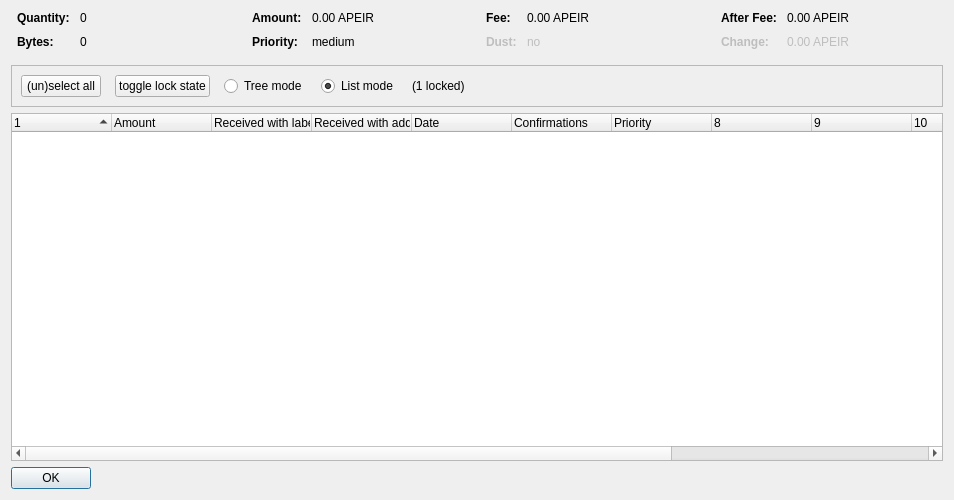
<?xml version="1.0" encoding="UTF-8"?>
<ui version="4.0">
 <class>CoinControlDialog</class>
 <widget class="QDialog" name="CoinControlDialog">
  <property name="geometry">
   <rect>
    <x>0</x>
    <y>0</y>
    <width>954</width>
    <height>500</height>
   </rect>
  </property>
  <property name="windowTitle">
   <string>Coin Selection</string>
  </property>
  <layout class="QVBoxLayout" name="verticalLayout">
   <item>
    <layout class="QHBoxLayout" name="horizontalLayoutTop" stretch="0,0,0,0">
     <property name="topMargin">
      <number>0</number>
     </property>
     <property name="bottomMargin">
      <number>10</number>
     </property>
     <item>
      <layout class="QFormLayout" name="formLayoutCoinControl1">
       <property name="horizontalSpacing">
        <number>10</number>
       </property>
       <property name="verticalSpacing">
        <number>10</number>
       </property>
       <property name="leftMargin">
        <number>6</number>
       </property>
       <property name="rightMargin">
        <number>6</number>
       </property>
       <item row="0" column="0">
        <widget class="QLabel" name="labelCoinControlQuantityText">
         <property name="font">
          <font>
           <weight>75</weight>
           <bold>true</bold>
          </font>
         </property>
         <property name="text">
          <string>Quantity:</string>
         </property>
        </widget>
       </item>
       <item row="0" column="1">
        <widget class="QLabel" name="labelCoinControlQuantity">
         <property name="cursor">
          <cursorShape>IBeamCursor</cursorShape>
         </property>
         <property name="contextMenuPolicy">
          <enum>Qt::ActionsContextMenu</enum>
         </property>
         <property name="text">
          <string notr="true">0</string>
         </property>
         <property name="textInteractionFlags">
          <set>Qt::LinksAccessibleByMouse|Qt::TextSelectableByKeyboard|Qt::TextSelectableByMouse</set>
         </property>
        </widget>
       </item>
       <item row="1" column="0">
        <widget class="QLabel" name="labelCoinControlBytesText">
         <property name="font">
          <font>
           <weight>75</weight>
           <bold>true</bold>
          </font>
         </property>
         <property name="text">
          <string>Bytes:</string>
         </property>
        </widget>
       </item>
       <item row="1" column="1">
        <widget class="QLabel" name="labelCoinControlBytes">
         <property name="cursor">
          <cursorShape>IBeamCursor</cursorShape>
         </property>
         <property name="contextMenuPolicy">
          <enum>Qt::ActionsContextMenu</enum>
         </property>
         <property name="text">
          <string notr="true">0</string>
         </property>
         <property name="textInteractionFlags">
          <set>Qt::LinksAccessibleByMouse|Qt::TextSelectableByKeyboard|Qt::TextSelectableByMouse</set>
         </property>
        </widget>
       </item>
      </layout>
     </item>
     <item>
      <layout class="QFormLayout" name="formLayoutCoinControl2">
       <property name="horizontalSpacing">
        <number>10</number>
       </property>
       <property name="verticalSpacing">
        <number>10</number>
       </property>
       <property name="leftMargin">
        <number>6</number>
       </property>
       <property name="rightMargin">
        <number>6</number>
       </property>
       <item row="0" column="0">
        <widget class="QLabel" name="labelCoinControlAmountText">
         <property name="font">
          <font>
           <weight>75</weight>
           <bold>true</bold>
          </font>
         </property>
         <property name="text">
          <string>Amount:</string>
         </property>
        </widget>
       </item>
       <item row="0" column="1">
        <widget class="QLabel" name="labelCoinControlAmount">
         <property name="cursor">
          <cursorShape>IBeamCursor</cursorShape>
         </property>
         <property name="contextMenuPolicy">
          <enum>Qt::ActionsContextMenu</enum>
         </property>
         <property name="text">
          <string notr="true">0.00 APEIR</string>
         </property>
         <property name="textInteractionFlags">
          <set>Qt::LinksAccessibleByMouse|Qt::TextSelectableByKeyboard|Qt::TextSelectableByMouse</set>
         </property>
        </widget>
       </item>
       <item row="1" column="0">
        <widget class="QLabel" name="labelCoinControlPriorityText">
         <property name="font">
          <font>
           <weight>75</weight>
           <bold>true</bold>
          </font>
         </property>
         <property name="text">
          <string>Priority:</string>
         </property>
        </widget>
       </item>
       <item row="1" column="1">
        <widget class="QLabel" name="labelCoinControlPriority">
         <property name="cursor">
          <cursorShape>IBeamCursor</cursorShape>
         </property>
         <property name="contextMenuPolicy">
          <enum>Qt::ActionsContextMenu</enum>
         </property>
         <property name="text">
          <string>medium</string>
         </property>
         <property name="textInteractionFlags">
          <set>Qt::LinksAccessibleByMouse|Qt::TextSelectableByKeyboard|Qt::TextSelectableByMouse</set>
         </property>
        </widget>
       </item>
      </layout>
     </item>
     <item>
      <layout class="QFormLayout" name="formLayoutCoinControl3">
       <property name="horizontalSpacing">
        <number>10</number>
       </property>
       <property name="verticalSpacing">
        <number>10</number>
       </property>
       <property name="leftMargin">
        <number>6</number>
       </property>
       <property name="rightMargin">
        <number>6</number>
       </property>
       <item row="0" column="0">
        <widget class="QLabel" name="labelCoinControlFeeText">
         <property name="font">
          <font>
           <weight>75</weight>
           <bold>true</bold>
          </font>
         </property>
         <property name="text">
          <string>Fee:</string>
         </property>
        </widget>
       </item>
       <item row="0" column="1">
        <widget class="QLabel" name="labelCoinControlFee">
         <property name="cursor">
          <cursorShape>IBeamCursor</cursorShape>
         </property>
         <property name="contextMenuPolicy">
          <enum>Qt::ActionsContextMenu</enum>
         </property>
         <property name="text">
          <string notr="true">0.00 APEIR</string>
         </property>
         <property name="textInteractionFlags">
          <set>Qt::LinksAccessibleByMouse|Qt::TextSelectableByKeyboard|Qt::TextSelectableByMouse</set>
         </property>
        </widget>
       </item>
       <item row="1" column="0">
        <widget class="QLabel" name="labelCoinControlLowOutputText">
         <property name="enabled">
          <bool>false</bool>
         </property>
         <property name="font">
          <font>
           <weight>75</weight>
           <bold>true</bold>
          </font>
         </property>
         <property name="text">
          <string>Dust:</string>
         </property>
        </widget>
       </item>
       <item row="1" column="1">
        <widget class="QLabel" name="labelCoinControlLowOutput">
         <property name="enabled">
          <bool>false</bool>
         </property>
         <property name="cursor">
          <cursorShape>IBeamCursor</cursorShape>
         </property>
         <property name="contextMenuPolicy">
          <enum>Qt::ActionsContextMenu</enum>
         </property>
         <property name="text">
          <string>no</string>
         </property>
         <property name="textInteractionFlags">
          <set>Qt::LinksAccessibleByMouse|Qt::TextSelectableByKeyboard|Qt::TextSelectableByMouse</set>
         </property>
        </widget>
       </item>
      </layout>
     </item>
     <item>
      <layout class="QFormLayout" name="formLayoutCoinControl4">
       <property name="horizontalSpacing">
        <number>10</number>
       </property>
       <property name="verticalSpacing">
        <number>10</number>
       </property>
       <property name="leftMargin">
        <number>6</number>
       </property>
       <property name="rightMargin">
        <number>6</number>
       </property>
       <item row="0" column="0">
        <widget class="QLabel" name="labelCoinControlAfterFeeText">
         <property name="font">
          <font>
           <weight>75</weight>
           <bold>true</bold>
          </font>
         </property>
         <property name="text">
          <string>After Fee:</string>
         </property>
        </widget>
       </item>
       <item row="0" column="1">
        <widget class="QLabel" name="labelCoinControlAfterFee">
         <property name="cursor">
          <cursorShape>IBeamCursor</cursorShape>
         </property>
         <property name="contextMenuPolicy">
          <enum>Qt::ActionsContextMenu</enum>
         </property>
         <property name="text">
          <string notr="true">0.00 APEIR</string>
         </property>
         <property name="textInteractionFlags">
          <set>Qt::LinksAccessibleByMouse|Qt::TextSelectableByKeyboard|Qt::TextSelectableByMouse</set>
         </property>
        </widget>
       </item>
       <item row="1" column="0">
        <widget class="QLabel" name="labelCoinControlChangeText">
         <property name="enabled">
          <bool>false</bool>
         </property>
         <property name="font">
          <font>
           <weight>75</weight>
           <bold>true</bold>
          </font>
         </property>
         <property name="text">
          <string>Change:</string>
         </property>
        </widget>
       </item>
       <item row="1" column="1">
        <widget class="QLabel" name="labelCoinControlChange">
         <property name="enabled">
          <bool>false</bool>
         </property>
         <property name="cursor">
          <cursorShape>IBeamCursor</cursorShape>
         </property>
         <property name="contextMenuPolicy">
          <enum>Qt::ActionsContextMenu</enum>
         </property>
         <property name="text">
          <string notr="true">0.00 APEIR</string>
         </property>
         <property name="textInteractionFlags">
          <set>Qt::LinksAccessibleByMouse|Qt::TextSelectableByKeyboard|Qt::TextSelectableByMouse</set>
         </property>
        </widget>
       </item>
      </layout>
     </item>
    </layout>
   </item>
   <item>
    <widget class="QFrame" name="frame">
     <property name="minimumSize">
      <size>
       <width>0</width>
       <height>40</height>
      </size>
     </property>
     <property name="frameShape">
      <enum>QFrame::StyledPanel</enum>
     </property>
     <property name="frameShadow">
      <enum>QFrame::Sunken</enum>
     </property>
     <layout class="QHBoxLayout" name="horizontalLayout">
      <item>
       <layout class="QHBoxLayout" name="horizontalLayoutPanel" stretch="0,0,0,0,0,0">
        <property name="spacing">
         <number>14</number>
        </property>
        <item>
         <widget class="QPushButton" name="pushButtonSelectAll">
          <property name="sizePolicy">
           <sizepolicy hsizetype="Maximum" vsizetype="Fixed">
            <horstretch>0</horstretch>
            <verstretch>0</verstretch>
           </sizepolicy>
          </property>
          <property name="text">
           <string>(un)select all</string>
          </property>
          <property name="autoDefault">
           <bool>false</bool>
          </property>
         </widget>
        </item>
        <item>
         <widget class="QPushButton" name="pushButtonToggleLock">
          <property name="sizePolicy">
           <sizepolicy hsizetype="Maximum" vsizetype="Fixed">
            <horstretch>0</horstretch>
            <verstretch>0</verstretch>
           </sizepolicy>
          </property>
          <property name="text">
           <string>toggle lock state</string>
          </property>
          <property name="autoDefault">
           <bool>false</bool>
          </property>
         </widget>
        </item>
        <item>
         <widget class="QRadioButton" name="radioTreeMode">
          <property name="sizePolicy">
           <sizepolicy hsizetype="Maximum" vsizetype="Fixed">
            <horstretch>0</horstretch>
            <verstretch>0</verstretch>
           </sizepolicy>
          </property>
          <property name="text">
           <string>Tree mode</string>
          </property>
         </widget>
        </item>
        <item>
         <widget class="QRadioButton" name="radioListMode">
          <property name="sizePolicy">
           <sizepolicy hsizetype="Maximum" vsizetype="Fixed">
            <horstretch>0</horstretch>
            <verstretch>0</verstretch>
           </sizepolicy>
          </property>
          <property name="text">
           <string>List mode</string>
          </property>
          <property name="checked">
           <bool>true</bool>
          </property>
         </widget>
        </item>
        <item>
         <widget class="QLabel" name="labelLocked">
          <property name="text">
           <string>(1 locked)</string>
          </property>
         </widget>
        </item>
        <item>
         <spacer name="horizontalSpacer">
          <property name="orientation">
           <enum>Qt::Horizontal</enum>
          </property>
          <property name="sizeHint" stdset="0">
           <size>
            <width>40</width>
            <height>20</height>
           </size>
          </property>
         </spacer>
        </item>
       </layout>
      </item>
     </layout>
    </widget>
   </item>
   <item>
    <widget class="CoinControlTreeWidget" name="treeWidget">
     <property name="contextMenuPolicy">
      <enum>Qt::CustomContextMenu</enum>
     </property>
     <property name="sortingEnabled">
      <bool>false</bool>
     </property>
     <property name="columnCount">
      <number>13</number>
     </property>
     <attribute name="headerShowSortIndicator" stdset="0">
      <bool>true</bool>
     </attribute>
     <attribute name="headerStretchLastSection">
      <bool>false</bool>
     </attribute>
     <column>
      <property name="text">
       <string/>
      </property>
     </column>
     <column>
      <property name="text">
       <string>Amount</string>
      </property>
     </column>
     <column>
      <property name="text">
       <string>Received with label</string>
      </property>
     </column>
     <column>
      <property name="text">
       <string>Received with address</string>
      </property>
     </column>
     <column>
      <property name="text">
       <string>Date</string>
      </property>
     </column>
     <column>
      <property name="text">
       <string>Confirmations</string>
      </property>
      <property name="toolTip">
       <string>Confirmed</string>
      </property>
     </column>
     <column>
      <property name="text">
       <string>Priority</string>
      </property>
     </column>
     <column>
      <property name="text">
       <string/>
      </property>
     </column>
     <column>
      <property name="text">
       <string/>
      </property>
     </column>
     <column>
      <property name="text">
       <string/>
      </property>
     </column>
     <column>
      <property name="text">
       <string/>
      </property>
     </column>
     <column>
      <property name="text">
       <string/>
      </property>
     </column>
    </widget>
   </item>
   <item>
    <widget class="QDialogButtonBox" name="buttonBox">
     <property name="sizePolicy">
      <sizepolicy hsizetype="Maximum" vsizetype="Fixed">
       <horstretch>0</horstretch>
       <verstretch>0</verstretch>
      </sizepolicy>
     </property>
     <property name="orientation">
      <enum>Qt::Horizontal</enum>
     </property>
     <property name="standardButtons">
      <set>QDialogButtonBox::Ok</set>
     </property>
    </widget>
   </item>
  </layout>
 </widget>
 <customwidgets>
  <customwidget>
   <class>CoinControlTreeWidget</class>
   <extends>QTreeWidget</extends>
   <header>coincontroltreewidget.h</header>
  </customwidget>
 </customwidgets>
 <resources/>
 <connections/>
</ui>
